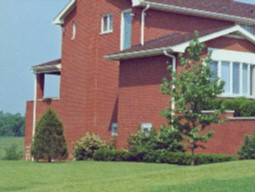
%> input picture tools/Diffusion/dif_house.jpg, 255 x 192 px
$ octave nldifdemo3.m   (GNU Octave 9; MATLAB toolbox functions it lacks are replaced by stand-ins)
%> lines starting %> are read from the running program, lines starting %| are printed output that depends on the picture
### tools/Diffusion/nldif.m
function y = nldif( u, lambda, sigma, m, stepsize, nosteps, varargin)
%
% NLDIF  Nonlinear Diffusion
%
%    y = NLDIF( u, lambda, sigma, m, stepsize, steps, verbose, drawstep ) returns the
%    image y as the result of the application of the Non Linear diffusion
%    to the image u.
%
%    dy/dt = div( d(grad(y)).grad(y) ),  y(0) = u,  y(t+T) = y(t) + T*dy/dt
%
%    The diffusivity function (d) is given by:
%
%       d(g) = 1 - exp( -Cm / (g/lambda)^m ), g > 0
%              1                            , g <=0
%
%    -  The constant Cm is calculated to make the flux (g*d(g)) ascending for g < lambda
%       and descending for g >= lambda.
%    -  Lambda is the contrast parameter (if the gradient is inferior to lambda the
%       flux is increasing with the gradient and if the gradient is larger then lambda
%       the flux decreases as the gradient grows.
%       For time-variable lambda use lambda as a row vector and length(lambda)=number of steps.
%    -  Sigma is the space regularization parameter (the stardard deviation of the
%       gaussian which will be convolved with the image before the gradient is calculated.
%       For time-variable sigma use sigma as a row vector and length(sigma)=number of steps.
%    -  'm' defines the speed the difusivity (and the flux) changes for a variation in the
%       gradient. Big values of 'm' make the flux the change quickly. 'm' must be bigger than 1.
%       A good choice for m is 8 < m < 16.
%    -  The stepsize parameter can be a scalar (for constant stepsize) or a row vector for
%       variable stepsize. If stepsize is a row vector, length(stepsize) = number of steps.
%       For stability use stepsize < 0.25. If using 'aos' option stepsize can be any positive number.
%    -  The steps parameter indicates the number of iterations to be performed.
%    -  The verbose parameter is a positive integer indicating the figure number
%       where the output will be plotted.
%    -  The drawstep parameter indicates the number of steps between updating the
%       displayed image.
%
%    y = NLDIF(..., 'imscale') uses imagesc instead of image to plot the diffusion.
%    y = NLDIF(..., 'grad','flux') plots also the gradient and flux images.
%    y = NLDIF(..., 'dfstep',n) only recalculates the diffusivities after n steps (increase speed)
%    y = NLDIF(..., 'aos') uses the AOS scheme to update the image.
%         !!!!!   This allows the steptime to be arbitrarially big (t<inf) !!!!!
%    y = NLDIF(..., 'cedif',{p, lambda, sigma, rho, m, stepsize, steps}) performs an coherence enhancing diffusion
%         after every p steps using the given parameters. To use in the cedif the same parameters used in the
%         NLDIF type 'sp' in the corresponding place (only works for lambda, sigma and m).
%
%    See also: PMDIF, CEDIF, DIFFUSIVITY, GSDPLOT, FLUXPLOT
[verbose, drawstep, imscale, plotgrad, plotflux, dfstep, aos, ch, eed, eedpar] = parse_inputs(varargin{:});

% Variable initialization
dif_time = 0;
if ndims(u) > 2
   error('Input image must be grayscale.')
   return
end
if strcmp(class(u),'double')
   y = u;
else
   y = double(u);
end

% Verifying inputs
[lambda, sigma, stepsize] = verify_inputs(lambda, sigma, stepsize, nosteps);

% Initial Drawing
if verbose
   figure(verbose);
   subplot(1,2,1);
   if strcmp(imscale,'imscale')
      imagesc(y);
   else
      image(y);
   end
   colorbar
   title('Original Image'); drawnow;
   if ch ~= 0
      xlabel( ['Channel = ', int2str(ch)] )
   end
   difplot(y, 0, 0, 'Non Linear Diffusion', verbose, imscale);
end

% Calculate Cm constant
Cm = Cmcalc(m);
for i=1:nosteps

   if eed ~= 0
      eestep = ( mod(i-1,eedpar{1})==0 & i~=1 ); % Current step will use Coherence enhancing diffusion.
   else
      eestep = 0;
   end

   if eestep
      if plotflux
         yo = y;
      end
      [y, eedtime] = eedfun(y,eedpar,lambda(i), sigma(i),m);
   else
      if mod(i-1,dfstep) == 0 % diffusivity recalc step
         % Calculate gradient of smoothed image
         if plotgrad
            figure(verbose+1)
            [gradx, grady, grad] = gsdplot(y, sigma(i), 1, 'modulus','axisoff');
        else
            [gradx, grady] = gsderiv(y, sigma(i), 1);
            grad = sqrt(gradx.^2 + grady.^2);
         end

         % Calculate difusivity
         g = 1 - exp(-Cm./( (grad+eps)./lambda(i)).^m);  % grad + eps to avoid division by zero (eps -> 0)
      end

      % Calculate dy/dt
      if aos
         if plotflux
            yo = y;
         end
         y = aosiso(y,g,stepsize(i)); % updating
      else
         dy = isodifstep(y, g);
         y = y + stepsize(i) * dy;  % updating
      end

   end % else eestep

   % Calculate diffusion time
   if eestep
      dif_time = dif_time + eedtime;
   else
      dif_time = dif_time + stepsize(i);
   end

   % Plot actualization
   if verbose & ~mod(i,drawstep)
      difplot(y, dif_time, i, 'Non Linear Diffusion', verbose, imscale);
      if plotflux
         figure(verbose+plotgrad+1)
         if aos | eestep
            fluxplot(g,grad, abs(y-yo), 'axisoff')
         else
            fluxplot(g,grad, abs(stepsize(i).*(dy)), 'axisoff')
         end
      end
   end

end % for i = 1 : nosteps

% Last plot
if verbose
   difplot(y, dif_time, i, 'Non Linear Diffusion', verbose, imscale);
   if plotflux
      figure(verbose+plotgrad+1)
      if aos | eestep
         fluxplot(g,grad, abs(y-yo), 'axisoff')
      else
         fluxplot(g,grad, abs(stepsize(i).*(dy)), 'axisoff')
      end
   end
end
%%%%%%%%%%%%%%%%%%%%%%%%%%%%%%%%%%%%%%%%%%%%%%%%%%%%%%%%%%%%%%%%%%%%%%%%%%%%%%%%%%%%%%%%%%%%%%%%%%%%%%%%
function [verbose, drawstep, imscale, plotgrad, plotflux, dfstep, aos, ch, eed, eedpar] = parse_inputs(varargin)
eed = 0;
eedpar = 0;
eedpos = -1;
ch = 0;
chpos = -1;
aos = 0;
dfsteppos = -1;
dfstep = 1;
verbose = -1;
drawstep = -1;
imscale = 'null';
plotgrad = 0;
plotflux = 0;

for i = 1 : length(varargin)
   flag = 0;
   if i == dfsteppos | i == chpos | i == eedpos
      flag = 1;
   end
   if strcmp(varargin{i},'imscale')
      imscale = 'imscale';
      flag = 1;
   elseif strcmp(varargin{i},'grad')
      plotgrad = 1;
      flag = 1;
   elseif strcmp(varargin{i},'flux')
      plotflux = 1;
      flag = 1;
   elseif strcmp(varargin{i},'dfstep')
      dfstep = varargin{i+1};
      flag = 1;
      dfsteppos = i+1;
   elseif strcmp(varargin{i},'aos')
      aos = 1;
      flag = 1;
   elseif strcmp(varargin{i},'ch')
      ch = varargin{i+1};
      flag = 1;
      chpos = i+1;
   elseif strcmp(varargin{i},'cedif')
      eed = 1;
      eedpar = varargin{i+1};
      if ~length(eedpar)==7 | ~iscell(eedpar)
         error('CEDIF parameters incorrect. CEDIF parameters must be passed as a 1x7 cell array.')
      end
      eedpos = i+1;
      flag = 1;
   end
   if flag == 0 & verbose == -1
      verbose = varargin{i};
      flag = 1;
   end
   if flag == 0 & drawstep == -1
      drawstep = varargin{i};
      flag = 1;
   end
   if flag == 0
      error('Too many parameters !')
      return
   end
end

if verbose == -1
   verbose = 0;
end

if drawstep == -1
   if verbose == 0
      drawstep = 0;
   else
      drawstep = 1;
   end
end

%%%%%%%%%%%%%%%%%%%%%%%%%%%%%%%%%%%%%%%%%%%%%%%%%%%%%%%%%%%%%%%%%%%%%%%%%%%%%%%%%%%%%%%%%%%%%%%%%%%%%%%%%%%%%%%%%%%
function [nlambda, nsigma, nstepsize] = verify_inputs(lambda, sigma, stepsize, nosteps)

% Verifying lambda
if sum(size(lambda)>1) == 0 % lambda is constant
   nlambda = linspace(lambda,lambda,nosteps);
else
   if sum(size(lambda)>1) > 1
      error('lambda must be a row vector')
      return
   end
   if length(lambda)~=nosteps
      error('length(lambda) must be equal to number of steps')
      return
   end
   nlambda = lambda;
end

% Verifying simga
if sum(size(sigma)>1) == 0 % sigma is constant
   nsigma = linspace(sigma,sigma,nosteps);
else
   if sum(size(sigma)>1) > 1
      error('sigma must be a row vector')
      return
   end
   if length(sigma)~=nosteps
      error('length(sigma) must be equal to number of steps')
      return
   end
   nsigma = sigma;
end

% Verifying stepsize
if sum(size(stepsize)>1) == 0 % constant stepsize
   nstepsize = linspace(stepsize,stepsize,nosteps);
else
   if sum(size(stepsize)>1) > 1
      error('stepsize must be a row vector')
      return
   end
   if length(stepsize)~=nosteps
      error('length(stepsize) must be equal to number of steps')
      return
   end
   nstepsize = stepsize;
end

%%%%%%%%%%%%%%%%%%%%%%%%%%%%%%%%%%%%%%%%%%%%%%%%%%%%%%%%%%%%%%%%%%%%%%%%%%%%%%%%%%%%%%%%%%%%%%%%%%%%%%%%%%%%%%%%%%%
function Cm = Cmcalc(m)
if m <= 1
   error('Use m > 1')
   return
else
   Cm = fzero(strcat('1-exp(-x)-x*exp(-x)*',num2str(m)),[1e-10 1e100]);
end
%%%%%%%%%%%%%%%%%%%%%%%%%%%%%%%%%%%%%%%%%%%%%%%%%%%%%%%%%%%%%%%%%%%%%%%%%%%%%%%%%%%%%%%%%%%%%%%%%%%%%%%%%%%%%%%%%%%
% [26 lines left out: function eedfun, not called in this run]

### tools/Diffusion/difplot.m
function difplot(x, time, step, tit, fig, varargin)
%  DIFPLOT    Plots the diffused image
%
%     DIFPLOT(x, time, step, tit, fig) plots the image "x" at the
%     subplot(1,2,2) of figure "fig". "tit" specifies the plot title.
%     "time" and "step" are the diffusion time and diffusion step show
%     as the xlabel of the plot.
%     DIFPLOT(..., 'imscale') plots the image using imagesc(x) intead
%     of image(x).

[imscale] = parse_inputs(varargin{:});

figure(fig);
subplot(1,2,2);

if ndims(x) == 3
   image(scale(x,[0 1]))
else
   if imscale
      imagesc(x);
      colorbar
   else
      image(x);
   end
end
xlabel(['Time =  ', num2str(time),',  Step = ', int2str(step)]);
title(tit);
drawnow;


%%%%%%%%%%%%%%%%%%%%%%%%%%%%%%%%%%
function [imscale] = parse_inputs(varargin)

flag = zeros(1,nargin); % zero = par. nao usado / 1 = param . usado

imscale = 0;
for i = 1 : length(varargin)
   if strcmp(varargin(i), 'imscale')
      imscale = 1;
      flag(1,i) = 1;
   end
   if strcmp(varargin(i), 'null')
      flag(1,i) = -1;
   end
end

if any(flag==0)
   error('Unknown parameter.')
end

### tools/Diffusion/nldifdemo3.m
% NLDIFDEMO3   Non linear diffusion demonstration 3
%
%  Type NLDIFDEMO3.
%
clc

disp('_____________________________Non Linear diffusion demonstration  3________________________')
disp(' ')
disp('  Now let`s see the nonlinear diffusion in color images. There are two ways to diffuse a ')
disp('color image: 1) each channel can be diffused separately, as if there were three different images')
disp('or 2) the gradient can be computed by a norm of the gradients in each channel, so that the same')
disp('gradient and diffusivity are used for all channels.')
disp('  Let`s start with the image of a house. The objective here is to simplify this image so that we')
disp('get something like a picewise constant image (this is ideal for a latter segmentation).')
disp(' ')
disp('Press any key to continue...')
pause

%$$$$$ y = nldifc(im,8,1,20,20,50,2,1,'aos', 'grad', 'dfstep', 5, 'alt1','imscale');

im1_path = which('dif_house.jpg');
im1 = imread(im1_path);
%> im1 is the input picture: size 192x255x3 uint8; mean R, G, B 131.7, 124.6, 111
figure(1)
colormap(gray(256))
clf
image(im1)
title('Original Image')

disp(' ')
disp(' ')
disp('  Let`s use the 1st method of color diffusion: each channel individually.')
disp(' ')
disp('Press any key to continue...')
pause

y = nldif(rgb2gray(im1),8,0,10,0,1,1,1,'aos', 'grad');
%> the loop in parse_inputs, `for i = 1 : length(varargin)` made 4 passes
%> verbose on pass 1: 1
%> after the loop in parse_inputs, `for i = 1 : length(varargin)`: ch = 0; chpos = -1; dfstep = 1; dfsteppos = -1; eed = 0; eedpos = -1; imscale = 'null'; plotflux = 0
%> in nldif, `[verbose, drawstep, imscale, plotgrad, plotflux, dfstep, aos, ch, eed,..`: verbose = 1; imscale = 'null'; plotgrad = 1; plotflux = 0; dfstep = 1; ch = 0
%> in nldif, `y = double(u);`:
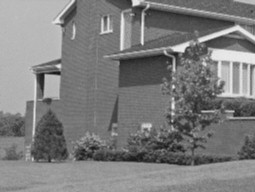
%> y: size 192x255 double; min 19, max 238, mean 125.2
%> the run ends on the next line
